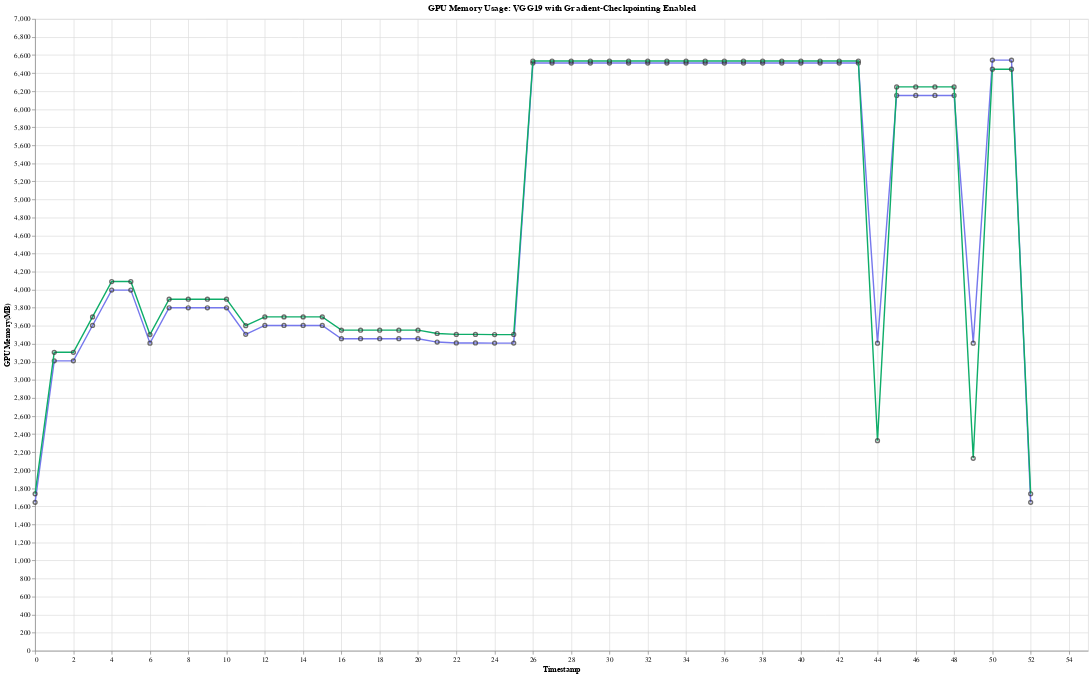

This figure's notebook cell:
### Code cell
import altair as alt
import pandas as pd


wgm = 3*548 # weight + gradient + momentum
algo_predict = [
    {"node_id": 0, "gpu_mem_mb": wgm }, # before forwarding.
    {"node_id": 1, "gpu_mem_mb": wgm+1568 },
    {"node_id": 2, "gpu_mem_mb": wgm+(1568) }, # pivot 1
    {"node_id": 3, "gpu_mem_mb": wgm+(1568)+392 },
    {"node_id": 4, "gpu_mem_mb": wgm+(1568)+784 },
    {"node_id": 5, "gpu_mem_mb": wgm+(1568)+784 },
    {"node_id": 6, "gpu_mem_mb": wgm+(1568)+(196) }, # pivot 2
    {"node_id": 7, "gpu_mem_mb": wgm+(1568)+(196)+392 },
    {"node_id": 8, "gpu_mem_mb": wgm+(1568)+(196)+392 },
    {"node_id": 9, "gpu_mem_mb": wgm+(1568)+(196)+392 },
    {"node_id":10, "gpu_mem_mb": wgm+(1568)+(196)+392 },
    {"node_id":11, "gpu_mem_mb": wgm+(1568)+(196)+98 },
    {"node_id":12, "gpu_mem_mb": wgm+(1568)+(196)+196 },
    {"node_id":13, "gpu_mem_mb": wgm+(1568)+(196)+196 },
    {"node_id":14, "gpu_mem_mb": wgm+(1568)+(196)+196 },
    {"node_id":15, "gpu_mem_mb": wgm+(1568)+(196)+196 },
    {"node_id":16, "gpu_mem_mb": wgm+(1568)+(196)+49 },
    {"node_id":17, "gpu_mem_mb": wgm+(1568)+(196)+49 },
    {"node_id":18, "gpu_mem_mb": wgm+(1568)+(196)+49 },
    {"node_id":19, "gpu_mem_mb": wgm+(1568)+(196)+49 },
    {"node_id":20, "gpu_mem_mb": wgm+(1568)+(196)+49 },
    {"node_id":21, "gpu_mem_mb": wgm+(1568)+(196)+12 },
    {"node_id":22, "gpu_mem_mb": wgm+(1568)+(196)+2 }, # C1
    {"node_id":23, "gpu_mem_mb": wgm+(1568)+(196)+2 }, # C2
    {"node_id":24, "gpu_mem_mb": wgm+(1568)+(196)+0.48 }, # C3

    {"node_id":25, "gpu_mem_mb": wgm+(1568)+(196)+0.48 }, # since size(output)=size(target).
    
    {"node_id":26, "gpu_mem_mb": wgm+(1568)+(196)+3103.48 }, # C3 +3103=2711+ 392
    {"node_id":27, "gpu_mem_mb": wgm+(1568)+(196)+3103.48 }, # C2
    {"node_id":28, "gpu_mem_mb": wgm+(1568)+(196)+3103.48 }, # C1
    {"node_id":29, "gpu_mem_mb": wgm+(1568)+(196)+3103.48 },
    {"node_id":30, "gpu_mem_mb": wgm+(1568)+(196)+3103.48 },
    {"node_id":31, "gpu_mem_mb": wgm+(1568)+(196)+3103.48 },
    {"node_id":32, "gpu_mem_mb": wgm+(1568)+(196)+3103.48 },
    {"node_id":33, "gpu_mem_mb": wgm+(1568)+(196)+3103.48 },
    {"node_id":34, "gpu_mem_mb": wgm+(1568)+(196)+3103.48 },
    {"node_id":35, "gpu_mem_mb": wgm+(1568)+(196)+3103.48 },
    {"node_id":36, "gpu_mem_mb": wgm+(1568)+(196)+3103.48 },
    {"node_id":37, "gpu_mem_mb": wgm+(1568)+(196)+3103.48 },
    {"node_id":38, "gpu_mem_mb": wgm+(1568)+(196)+3103.48 },
    {"node_id":39, "gpu_mem_mb": wgm+(1568)+(196)+3103.48 },
    {"node_id":40, "gpu_mem_mb": wgm+(1568)+(196)+3103.48 },
    {"node_id":41, "gpu_mem_mb": wgm+(1568)+(196)+3103.48 },
    {"node_id":42, "gpu_mem_mb": wgm+(1568)+(196)+3103.48 },
    {"node_id":43, "gpu_mem_mb": wgm+(1568)+(196)+3103.48 },
    {"node_id":44, "gpu_mem_mb": wgm+(1568)+(196) }, # dropdown before pivot.
    {"node_id":45, "gpu_mem_mb": wgm+(1568)+(196)+2744 }, # pivot 2 +2744=1960+ 784
    {"node_id":46, "gpu_mem_mb": wgm+(1568)+(196)+2744 },
    {"node_id":47, "gpu_mem_mb": wgm+(1568)+(196)+2744 },
    {"node_id":48, "gpu_mem_mb": wgm+(1568)+(196)+2744 },
    {"node_id":49, "gpu_mem_mb": wgm+(1568)+(196) }, # dropdown before pivot.
    {"node_id":50, "gpu_mem_mb": wgm+(1568)+(196)+3136 }, # pivot 1 +3136=1568+ 1568
    {"node_id":51, "gpu_mem_mb": wgm+(1568)+(196)+3136 },
    {"node_id":52, "gpu_mem_mb": wgm }, # all done.
]
for i, v in enumerate(algo_predict):
    print('{}-th node, {}MB'.format(i, v['gpu_mem_mb']))


total_cp_algo = [
    {"node_id": 0, "gpu_mem_mb": 1739 }, # before forwarding.
    {"node_id": 1, "gpu_mem_mb": 3307 },
    {"node_id": 2, "gpu_mem_mb": 3307 }, # pivot 1
    {"node_id": 3, "gpu_mem_mb": 3699 }, # (maxpool2d) +392=392
    {"node_id": 4, "gpu_mem_mb": 4091 },
    {"node_id": 5, "gpu_mem_mb": 4091 },
    {"node_id": 6, "gpu_mem_mb": 3503 }, # pivot 2 (maxpool2d) +588=784-196 (=392+196)
    {"node_id": 7, "gpu_mem_mb": 3895 },
    {"node_id": 8, "gpu_mem_mb": 3895 },
    {"node_id": 9, "gpu_mem_mb": 3895 },
    {"node_id":10, "gpu_mem_mb": 3895 },
    {"node_id":11, "gpu_mem_mb": 3601 }, # (maxpool2d) +294=392-98
    {"node_id":12, "gpu_mem_mb": 3699 },
    {"node_id":13, "gpu_mem_mb": 3699 },
    {"node_id":14, "gpu_mem_mb": 3699 },
    {"node_id":15, "gpu_mem_mb": 3699 },
    {"node_id":16, "gpu_mem_mb": 3552 }, # (maxpool2d) 147=196-49
    {"node_id":17, "gpu_mem_mb": 3552 },
    {"node_id":18, "gpu_mem_mb": 3552 },
    {"node_id":19, "gpu_mem_mb": 3552 },
    {"node_id":20, "gpu_mem_mb": 3552 },
    {"node_id":21, "gpu_mem_mb": 3515 }, # (maxpool2d) 49-12=37
    {"node_id":22, "gpu_mem_mb": 3505 }, # C1
    {"node_id":23, "gpu_mem_mb": 3505 }, # C2
    {"node_id":24, "gpu_mem_mb": 3503 }, # C3

    {"node_id":25, "gpu_mem_mb": 3504 }, # after forward, before backward.
    
    {"node_id":26, "gpu_mem_mb": 6534 }, # C3
    {"node_id":27, "gpu_mem_mb": 6534 }, # C2
    {"node_id":28, "gpu_mem_mb": 6534 }, # C1
    {"node_id":29, "gpu_mem_mb": 6534 }, # (maxpool2d)
    {"node_id":30, "gpu_mem_mb": 6534 },
    {"node_id":31, "gpu_mem_mb": 6534 },
    {"node_id":32, "gpu_mem_mb": 6534 },
    {"node_id":33, "gpu_mem_mb": 6534 },
    {"node_id":34, "gpu_mem_mb": 6534 },
    {"node_id":35, "gpu_mem_mb": 6534 },
    {"node_id":36, "gpu_mem_mb": 6534 },
    {"node_id":37, "gpu_mem_mb": 6534 },
    {"node_id":38, "gpu_mem_mb": 6534 },
    {"node_id":39, "gpu_mem_mb": 6534 },
    {"node_id":40, "gpu_mem_mb": 6534 },
    {"node_id":41, "gpu_mem_mb": 6534 },
    {"node_id":42, "gpu_mem_mb": 6534 },
    {"node_id":43, "gpu_mem_mb": 6534 },
    {"node_id":44, "gpu_mem_mb": 2328 }, # dropdown before pivot.
    
    {"node_id":45, "gpu_mem_mb": 6247 }, # pivot 2 (before start=3503)
    {"node_id":46, "gpu_mem_mb": 6247 },
    {"node_id":47, "gpu_mem_mb": 6247 },
    {"node_id":48, "gpu_mem_mb": 6247 },
    {"node_id":49, "gpu_mem_mb": 2132 }, # dropdown before pivot.
    
    {"node_id":50, "gpu_mem_mb": 6443 }, # pivot 1 (before start=3307)
    {"node_id":51, "gpu_mem_mb": 6443 },
    {"node_id":52, "gpu_mem_mb": 1739 }, # all done.
]
# print([ n['gpu_mem_mb'] for n in total_cp_algo])

total_no_cp = [
    {"node_id": 0, "gpu_mem_mb": 1739 }, # before forwarding.
    {"node_id": 1, "gpu_mem_mb": 3307 },
    {"node_id": 2, "gpu_mem_mb": 4875 }, # pivot 1
    {"node_id": 3, "gpu_mem_mb": 6051 }, # (maxpool2d)
    {"node_id": 4, "gpu_mem_mb": 6835 },
    {"node_id": 5, "gpu_mem_mb": 7619 },
    {"node_id": 6, "gpu_mem_mb": 8207 }, # pivot 2 (maxpool2d)
    {"node_id": 7, "gpu_mem_mb": 8599 },
    {"node_id": 8, "gpu_mem_mb": 8991 },
    {"node_id": 9, "gpu_mem_mb": 9383 },
    {"node_id":10, "gpu_mem_mb": 9775 },
    {"node_id":11, "gpu_mem_mb": 10069 }, # (maxpool2d)
    {"node_id":12, "gpu_mem_mb": 10265 },
    {"node_id":13, "gpu_mem_mb": 10461 },
    {"node_id":14, "gpu_mem_mb": 10657 },
    {"node_id":15, "gpu_mem_mb": 10853 },
    {"node_id":16, "gpu_mem_mb": 11000 }, # (maxpool2d) 147=196-49
    {"node_id":17, "gpu_mem_mb": 11049 },
    {"node_id":18, "gpu_mem_mb": 11098 },
    {"node_id":19, "gpu_mem_mb": 11147 },
    {"node_id":20, "gpu_mem_mb": 11196 },
    {"node_id":21, "gpu_mem_mb": 11233 }, # (maxpool2d) 49-12=37
    {"node_id":22, "gpu_mem_mb": 11235 }, # C1
    {"node_id":23, "gpu_mem_mb": 11237 }, # C2
    {"node_id":24, "gpu_mem_mb": 11237 }, # C3

    {"node_id":25, "gpu_mem_mb": 11238 }, # after forward, before backward.
    
    {"node_id":26, "gpu_mem_mb": 11240 }, # C3
    {"node_id":27, "gpu_mem_mb": 11240 }, # C2
    {"node_id":28, "gpu_mem_mb": 11238 }, # C1
    {"node_id":29, "gpu_mem_mb": 11258 }, # (maxpool2d)
    {"node_id":30, "gpu_mem_mb": 11246 },
    {"node_id":31, "gpu_mem_mb": 11197 },
    {"node_id":32, "gpu_mem_mb": 11148 },
    {"node_id":33, "gpu_mem_mb": 11099 },
    {"node_id":34, "gpu_mem_mb": 11099 },
    {"node_id":35, "gpu_mem_mb": 11050 },
    {"node_id":36, "gpu_mem_mb": 10854 },
    {"node_id":37, "gpu_mem_mb": 10658 },
    {"node_id":38, "gpu_mem_mb": 10462 },
    {"node_id":39, "gpu_mem_mb": 10266 },
    {"node_id":40, "gpu_mem_mb": 10168 },
    {"node_id":41, "gpu_mem_mb": 9776 },
    {"node_id":42, "gpu_mem_mb": 9384 },
    {"node_id":43, "gpu_mem_mb": 8992 },
    {"node_id":44, "gpu_mem_mb": 8208 }, # dropdown before pivot.
    
    {"node_id":45, "gpu_mem_mb": 8600 }, # pivot 2 (before start=3503)
    {"node_id":46, "gpu_mem_mb": 8600 },
    {"node_id":47, "gpu_mem_mb": 7816 },
    {"node_id":48, "gpu_mem_mb": 7032 },
    {"node_id":49, "gpu_mem_mb": 6444 }, # dropdown before pivot.
    
    {"node_id":50, "gpu_mem_mb": 6444 }, # pivot 1 (before start=3307)
    {"node_id":51, "gpu_mem_mb": 4876 },
    {"node_id":52, "gpu_mem_mb": 1740 }, # all done.
]

# Prediction by algo.
# [1568, 1568, 392.0,
#  784.0, 784.0, 196.0,
#  392.0, 392.0, 392.0, 392.0,
#  98.0, 196.0, 196.0, 196.0, 196.0,
#  49.0, 49.0, 49.0, 49.0, 49.0, 12.0]
# + weight_all.
# 547.990966796875 MB = 76.365966796875 MB (conv) + ? MB (classifier)
# pytorch_memlab:
# Used Memory: 548.05M  Total Tensors: 143667240        

df_total_no_cp = pd.DataFrame(total_no_cp)
df_total_cp_algo = pd.DataFrame(total_cp_algo)
df_algo_predict = pd.DataFrame(algo_predict)


l_total_no_cp = alt.Chart(df_total_no_cp).mark_line(color="#7d8597").transform_fold(
    ['gpu_mem_mb']
).encode(
    alt.X("node_id", axis=alt.Axis(tickMinStep=1)).title("Timestamp"),
    alt.Y("gpu_mem_mb", axis=alt.Axis(tickMinStep=100)).title("GPU Memory(MB)"),
)


l_total_cp_algo = alt.Chart(df_total_cp_algo).mark_line(color="#0ead69").transform_fold(
    ['gpu_mem_mb']
).encode(
    alt.X("node_id", axis=alt.Axis(tickMinStep=1)).title("Timestamp"),
    alt.Y("gpu_mem_mb", axis=alt.Axis(tickMinStep=100)).title("GPU Memory(MB)"),
)


l_algo_predict = alt.Chart(df_algo_predict).mark_line(color="#7678ed").transform_fold(
    ['gpu_mem_mb']
).encode(
    alt.X("node_id", axis=alt.Axis(tickMinStep=1)).title("Timestamp"),
    alt.Y("gpu_mem_mb", axis=alt.Axis(tickMinStep=100)).title("GPU Memory(MB)"),
)

# y_segment_cost = (
#     alt.Chart().mark_rule(strokeDash=[12, 6], size=2).encode(y=alt.datum(822))
# )

# bar = line.mark_bar()
point_total_no_cp = l_total_no_cp.mark_point(color="#333")
point_total_cp_algo = l_total_cp_algo.mark_point(color="#333")
point_algo_predict = l_algo_predict.mark_point(color="#333")

(
    l_algo_predict + point_algo_predict
    + l_total_cp_algo + point_total_cp_algo
    # + l_total_no_cp + point_total_no_cp
).transform_fold(
    ['gpu_mem_mb'],
).properties(
    title="GPU Memory Usage: VGG19 with Gradient-Checkpointing Enabled",
    width=1500,
    height=900
)

### Figure 1 — Vega-Lite specification as saved in the notebook (floating-point values rounded to 4 significant figures)
{"config": {"view": {"continuousWidth": 300, "continuousHeight": 300}}, "layer": [{"mark": {"type": "line", "color": "#7678ed"}, "encoding": {"x": {"axis": {"tickMinStep": 1}, "field": "node_id", "title": "Timestamp", "type": "quantitative"}, "y": {"axis": {"tickMinStep": 100}, "field": "gpu_mem_mb", "title": "GPU Memory(MB)", "type": "quantitative"}}, "transform": [{"fold": ["gpu_mem_mb"]}]}, {"mark": {"type": "point", "color": "#333"}, "encoding": {"x": {"axis": {"tickMinStep": 1}, "field": "node_id", "title": "Timestamp", "type": "quantitative"}, "y": {"axis": {"tickMinStep": 100}, "field": "gpu_mem_mb", "title": "GPU Memory(MB)", "type": "quantitative"}}, "transform": [{"fold": ["gpu_mem_mb"]}]}, {"data": {"name": "data-6d14ba66707ddd1de32405edcdaa2890"}, "mark": {"type": "line", "color": "#0ead69"}, "encoding": {"x": {"axis": {"tickMinStep": 1}, "field": "node_id", "title": "Timestamp", "type": "quantitative"}, "y": {"axis": {"tickMinStep": 100}, "field": "gpu_mem_mb", "title": "GPU Memory(MB)", "type": "quantitative"}}, "transform": [{"fold": ["gpu_mem_mb"]}]}, {"data": {"name": "data-6d14ba66707ddd1de32405edcdaa2890"}, "mark": {"type": "point", "color": "#333"}, "encoding": {"x": {"axis": {"tickMinStep": 1}, "field": "node_id", "title": "Timestamp", "type": "quantitative"}, "y": {"axis": {"tickMinStep": 100}, "field": "gpu_mem_mb", "title": "GPU Memory(MB)", "type": "quantitative"}}, "transform": [{"fold": ["gpu_mem_mb"]}]}], "data": {"name": "data-5cbb60558d1f7eeead50e5054d30e8a9"}, "height": 900, "title": "GPU Memory Usage: VGG19 with Gradient-Checkpointing Enabled", "transform": [{"fold": ["gpu_mem_mb"]}], "width": 1500, "$schema": "https://vega.github.io/schema/vega-lite/v5.6.1.json", "datasets": {"data-5cbb60558d1f7eeead50e5054d30e8a9": [{"node_id": 0, "gpu_mem_mb": 1644.0}, {"node_id": 1, "gpu_mem_mb": 3212.0}, {"node_id": 2, "gpu_mem_mb": 3212.0}, {"node_id": 3, "gpu_mem_mb": 3604.0}, {"node_id": 4, "gpu_mem_mb": 3996.0}, {"node_id": 5, "gpu_mem_mb": 3996.0}, {"node_id": 6, "gpu_mem_mb": 3408.0}, {"node_id": 7, "gpu_mem_mb": 3800.0}, {"node_id": 8, "gpu_mem_mb": 3800.0}, {"node_id": 9, "gpu_mem_mb": 3800.0}, {"node_id": 10, "gpu_mem_mb": 3800.0}, {"node_id": 11, "gpu_mem_mb": 3506.0}, {"node_id": 12, "gpu_mem_mb": 3604.0}, {"node_id": 13, "gpu_mem_mb": 3604.0}, {"node_id": 14, "gpu_mem_mb": 3604.0}, {"node_id": 15, "gpu_mem_mb": 3604.0}, {"node_id": 16, "gpu_mem_mb": 3457.0}, {"node_id": 17, "gpu_mem_mb": 3457.0}, {"node_id": 18, "gpu_mem_mb": 3457.0}, {"node_id": 19, "gpu_mem_mb": 3457.0}, {"node_id": 20, "gpu_mem_mb": 3457.0}, {"node_id": 21, "gpu_mem_mb": 3420.0}, {"node_id": 22, "gpu_mem_mb": 3410.0}, {"node_id": 23, "gpu_mem_mb": 3410.0}, {"node_id": 24, "gpu_mem_mb": 3408.0}, {"node_id": 25, "gpu_mem_mb": 3408.0}, {"node_id": 26, "gpu_mem_mb": 6511.0}, {"node_id": 27, "gpu_mem_mb": 6511.0}, {"node_id": 28, "gpu_mem_mb": 6511.0}, {"node_id": 29, "gpu_mem_mb": 6511.0}, {"node_id": 30, "gpu_mem_mb": 6511.0}, {"node_id": 31, "gpu_mem_mb": 6511.0}, {"node_id": 32, "gpu_mem_mb": 6511.0}, {"node_id": 33, "gpu_mem_mb": 6511.0}, {"node_id": 34, "gpu_mem_mb": 6511.0}, {"node_id": 35, "gpu_mem_mb": 6511.0}, {"node_id": 36, "gpu_mem_mb": 6511.0}, {"node_id": 37, "gpu_mem_mb": 6511.0}, {"node_id": 38, "gpu_mem_mb": 6511.0}, {"node_id": 39, "gpu_mem_mb": 6511.0}, {"node_id": 40, "gpu_mem_mb": 6511.0}, {"node_id": 41, "gpu_mem_mb": 6511.0}, {"node_id": 42, "gpu_mem_mb": 6511.0}, {"node_id": 43, "gpu_mem_mb": 6511.0}, {"node_id": 44, "gpu_mem_mb": 3408.0}, {"node_id": 45, "gpu_mem_mb": 6152.0}, {"node_id": 46, "gpu_mem_mb": 6152.0}, {"node_id": 47, "gpu_mem_mb": 6152.0}, {"node_id": 48, "gpu_mem_mb": 6152.0}, {"node_id": 49, "gpu_mem_mb": 3408.0}, {"node_id": 50, "gpu_mem_mb": 6544.0}, {"node_id": 51, "gpu_mem_mb": 6544.0}, {"node_id": 52, "gpu_mem_mb": 1644.0}], "data-6d14ba66707ddd1de32405edcdaa2890": [{"node_id": 0, "gpu_mem_mb": 1739}, {"node_id": 1, "gpu_mem_mb": 3307}, {"node_id": 2, "gpu_mem_mb": 3307}, {"node_id": 3, "gpu_mem_mb": 3699}, {"node_id": 4, "gpu_mem_mb": 4091}, {"node_id": 5, "gpu_mem_mb": 4091}, {"node_id": 6, "gpu_mem_mb": 3503}, {"node_id": 7, "gpu_mem_mb": 3895}, {"node_id": 8, "gpu_mem_mb": 3895}, {"node_id": 9, "gpu_mem_mb": 3895}, {"node_id": 10, "gpu_mem_mb": 3895}, {"node_id": 11, "gpu_mem_mb": 3601}, {"node_id": 12, "gpu_mem_mb": 3699}, {"node_id": 13, "gpu_mem_mb": 3699}, {"node_id": 14, "gpu_mem_mb": 3699}, {"node_id": 15, "gpu_mem_mb": 3699}, {"node_id": 16, "gpu_mem_mb": 3552}, {"node_id": 17, "gpu_mem_mb": 3552}, {"node_id": 18, "gpu_mem_mb": 3552}, {"node_id": 19, "gpu_mem_mb": 3552}, {"node_id": 20, "gpu_mem_mb": 3552}, {"node_id": 21, "gpu_mem_mb": 3515}, {"node_id": 22, "gpu_mem_mb": 3505}, {"node_id": 23, "gpu_mem_mb": 3505}, {"node_id": 24, "gpu_mem_mb": 3503}, {"node_id": 25, "gpu_mem_mb": 3504}, {"node_id": 26, "gpu_mem_mb": 6534}, {"node_id": 27, "gpu_mem_mb": 6534}, {"node_id": 28, "gpu_mem_mb": 6534}, {"node_id": 29, "gpu_mem_mb": 6534}, {"node_id": 30, "gpu_mem_mb": 6534}, {"node_id": 31, "gpu_mem_mb": 6534}, {"node_id": 32, "gpu_mem_mb": 6534}, {"node_id": 33, "gpu_mem_mb": 6534}, {"node_id": 34, "gpu_mem_mb": 6534}, {"node_id": 35, "gpu_mem_mb": 6534}, {"node_id": 36, "gpu_mem_mb": 6534}, {"node_id": 37, "gpu_mem_mb": 6534}, {"node_id": 38, "gpu_mem_mb": 6534}, {"node_id": 39, "gpu_mem_mb": 6534}, {"node_id": 40, "gpu_mem_mb": 6534}, {"node_id": 41, "gpu_mem_mb": 6534}, {"node_id": 42, "gpu_mem_mb": 6534}, {"node_id": 43, "gpu_mem_mb": 6534}, {"node_id": 44, "gpu_mem_mb": 2328}, {"node_id": 45, "gpu_mem_mb": 6247}, {"node_id": 46, "gpu_mem_mb": 6247}, {"node_id": 47, "gpu_mem_mb": 6247}, {"node_id": 48, "gpu_mem_mb": 6247}, {"node_id": 49, "gpu_mem_mb": 2132}, {"node_id": 50, "gpu_mem_mb": 6443}, {"node_id": 51, "gpu_mem_mb": 6443}, {"node_id": 52, "gpu_mem_mb": 1739}]}}
